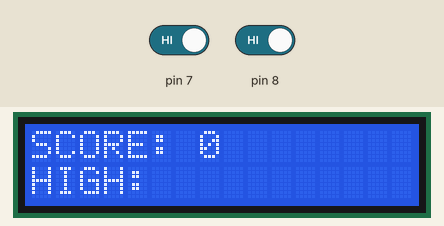
Bench run of a sketch on a simulated Arduino Uno, built with avr-gcc and run on an emulated ATmega328P. Parts: 16×2 character LCD. The inputs (shaded band) are chosen by the test bench; at power-on: pin 8 HIGH, pin 7 HIGH.

Above: at 1.2 s.
1.3 s: pin 8 driven LOW
At 1.43 s:
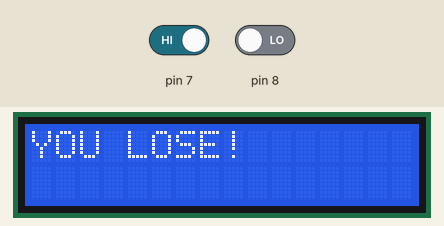
3.5 s: pin 7 driven LOW
At 5.41 s:
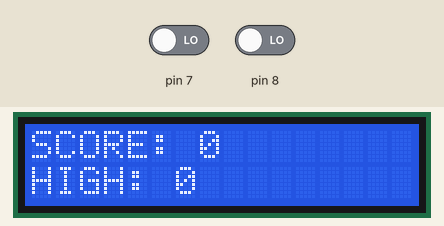
Timing chart, 0 to 6.9 s (numbered marks = the images above; inputs shaded):
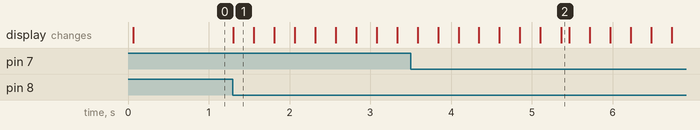

Measured:
- after the input at 1.3 s, the display: changes at once (image 1)
- after the input at 3.5 s, the display: first differs from a run without the input after 1.9 s (image 2)

The sketch:

scorecounter.ino
```cpp
// (licence header left out)
#include <LiquidCrystal.h> // include the library code
//constants for the number of rows and columns in the LCD
const int numRows = 2;
const int numCols = 16;
// initialize the library with the numbers of the interface pins
LiquidCrystal lcd(12, 11, 5, 4, 3, 2);
int score = 0;
int highscore = 0;

void setup()
{
  // initialize serial communication at 9600 bits per second:
  Serial.begin(9600);
  // make the pushbutton's pin an input:
  pinMode(7, INPUT);
  // pin 7 is input for score increasing button
  pinMode(8, INPUT);
  // pin 8 is input for score losing button

  lcd.begin(numCols, numRows);
  lcd.print("SCORE:"); // Print a message to the LCD.
  lcd.setCursor(0,1);
  lcd.print("HIGH:");
}
void loop()
{

  // read the input pin:
  int buttonStateA = digitalRead(7);
  delay(1);        // delay in between reads for stability
  int buttonStateB = digitalRead(8);

  if(buttonStateA == 0){
    score += 100;
    delay(100);
  }

  if(buttonStateB == 0){
    if(score>highscore){
       highscore = score;
    }
    score = 0;
    lcd.clear();
      for(int i = 0; i<8; i++){
        for(int j = 0; j<2; j++){
          lcd.setCursor(i, j);
          lcd.print("YOU LOSE!");
          delay(250);
          lcd.clear();
        }
      }
    lcd.print("SCORE:");
    lcd.setCursor(0,1);
    lcd.print("HIGH:");
    lcd.setCursor(6,1);
    lcd.print(highscore);
  }

  // set the cursor to column 0, line 1
  // (note: line 1 is the second row, since counting begins with 0):
  lcd.setCursor(7, 0);
  lcd.print(score);
}
```
